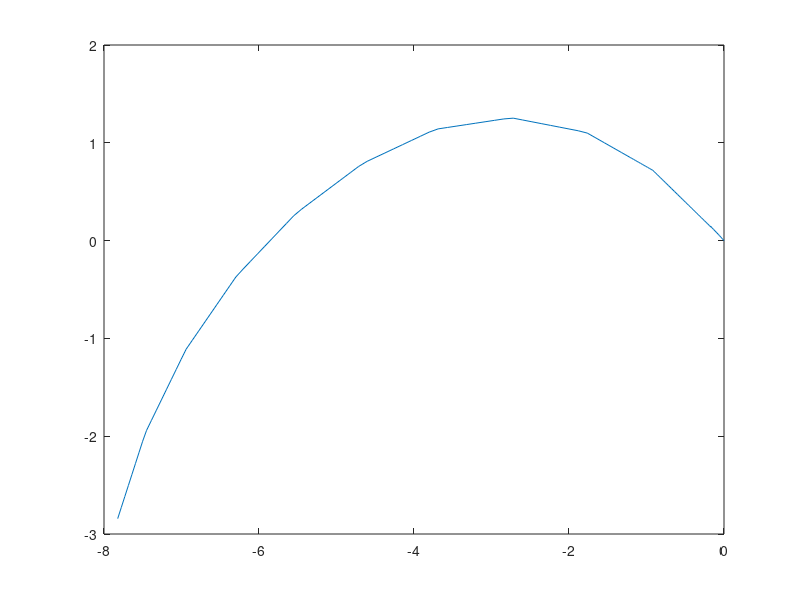

Write the MATLAB code that produced this figure.
%% Track Plot
%%
clear;
%%
data_csv = csvread('single_frame_traj-20190723.csv',1,0);
x_init = data_csv(1,1);
y_init = data_csv(1,2);
x= 0; y =0;
%%
for i = 2:length(data_csv)
    x(i) = data_csv(i,1)-x_init;
    y(i) = data_csv(i,2)-y_init;    
end
%%
plot(x,y)

%%
route  = [x',y',data_csv(:,3), data_csv(:,4), data_csv(:,6)];
% x,y, theta[rad], curvature, speed

